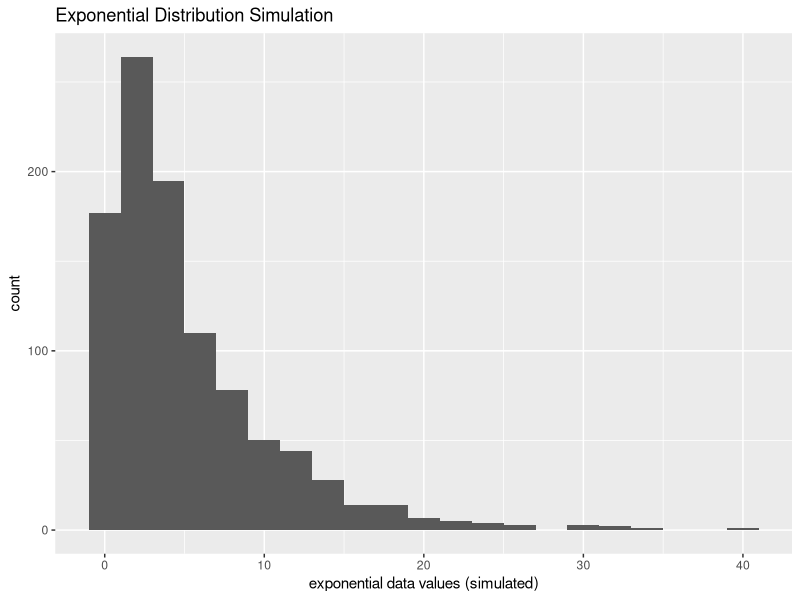
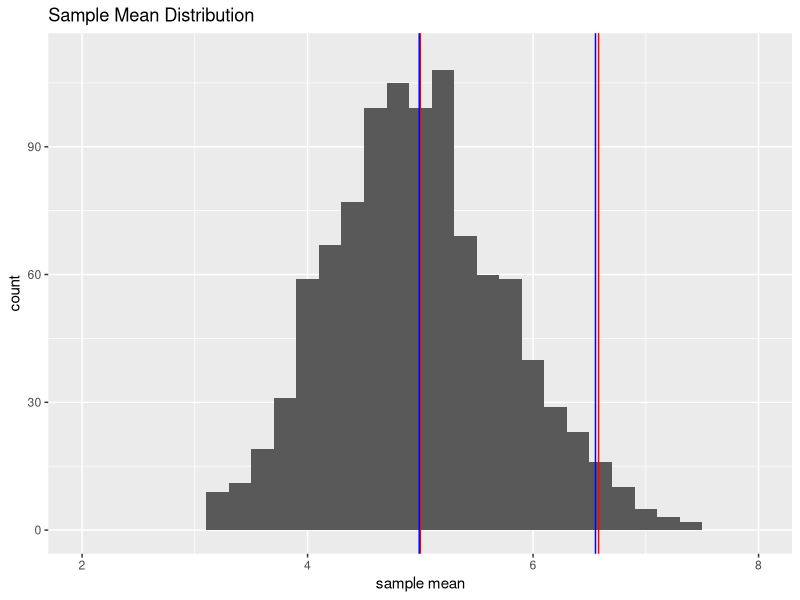
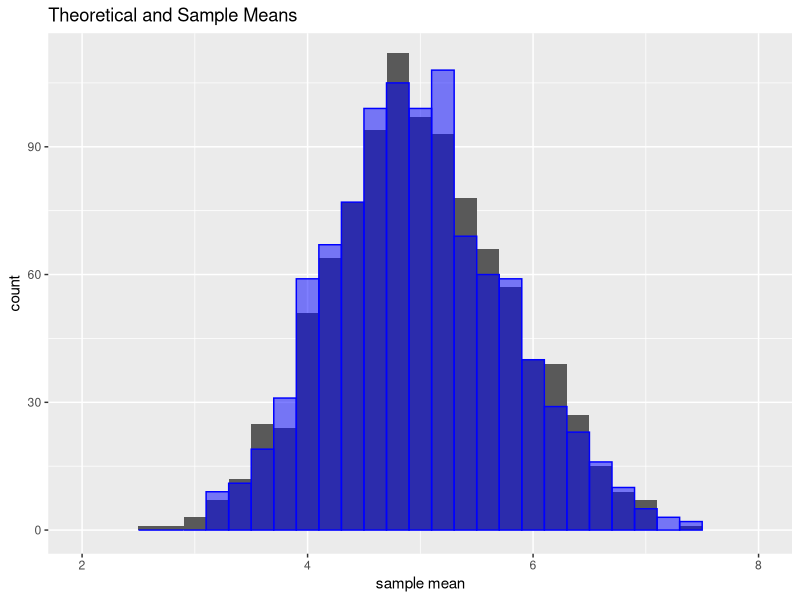

Generate these figures, in order, with R:
#load needed libraries, set some simulation parameters
library(ggplot2)
library(dplyr)
randseed <- 1
set.seed(1)
nexpsims <- 40
nmeansims <- 1000
#properties of source exponential dist
lambda <- 0.2
thmean <- 1/lambda
thsd <- 1/lambda
thvar <- thsd^2
#properties of theoretical CLT distribution
thmeanmean <- thmean
thmeansd <- thsd/sqrt(nexpsims)
thmeanvar <- thmeansd^2

#create simulated data
#create a set of data that is the means of 40 sets of exp data
msimdata <- matrix(ncol=nmeansims, nrow=nexpsims)
for (i in 1:nmeansims) {
	msimdata[,i] <- rexp(nexpsims, lambda)
}

#create nice tidy data frames to hold data
#sim data
dfdatasim <- data.frame(msimdata)
names(dfdatasim) <- paste('sim', as.character(1:nmeansims), sep='')
dfdatasim <- tbl_df(dfdatasim)
#means of sim data
dfmeansim <- tbl_df(data.frame(meansimexp=colMeans(msimdata)))

#calculate summary statistics of sim data
meanmeans <- mean(dfmeansim$meansimexp)
medmeans <- median(dfmeansim$meansimexp)
varmeans <- var(dfmeansim$meansimexp)
sdmeans <- sd(dfmeansim$meansimexp)

#create sim data for theoretical distribution of means, what it should look like
nnormsims <- 1*nmeansims
dfmeanth <- tbl_df(data.frame(meanth=rnorm(nnormsims,
	 mean=thmeanmean, sd=thmeansd)))

#Compare sim results to theoretical
#hist of just simulated mean data
simmeanhist <- ggplot(data=dfmeansim, aes(x=meansimexp)) 
simmeanhist <- simmeanhist + geom_histogram(binwidth=0.2)
simmeanhist <- simmeanhist + geom_vline(xintercept=thmeanmean, color='red')
simmeanhist <- simmeanhist + geom_vline(xintercept=meanmeans, color='blue')
th2sig <- thmeanmean + 2*thmeansd
sim2sig <- meanmeans + 2*sdmeans
simmeanhist <- simmeanhist + geom_vline(xintercept=th2sig, color='red')
simmeanhist <- simmeanhist + geom_vline(xintercept=sim2sig, color='blue')
simmeanhist <- simmeanhist + coord_cartesian(xlim=c(2,8),ylim=c(0,nmeansims/9))
simmeanhist <- simmeanhist + labs(title='Sample Mean Distribution',
	x='sample mean')


#hist of theoretical distribution with sample means overlaid
thmeanhist <- ggplot() + geom_histogram(data=dfmeanth, 
	aes(x=meanth), binwidth=0.2)
thmeanhist <- thmeanhist + geom_histogram(data=dfmeansim, aes(x=meansimexp),
	color='blue', fill='blue', alpha=0.5, binwidth=0.2)
thmeanhist <- thmeanhist + coord_cartesian(xlim=c(2,8),ylim=c(0,nnormsims/9))
thmeanhist <- thmeanhist + labs(title='Theoretical and Sample Means',
	x='sample mean')

#hist of an individual exponential
dfsimexp <- tbl_df(data.frame(exp=rexp(nmeansims, lambda)))
exphist1 <- ggplot(data=dfsimexp, aes(x=exp)) + geom_histogram(binwidth=2)
exphist1 <- exphist1 + labs(title='Exponential Distribution Simulation',
	x='exponential data values (simulated)') 


